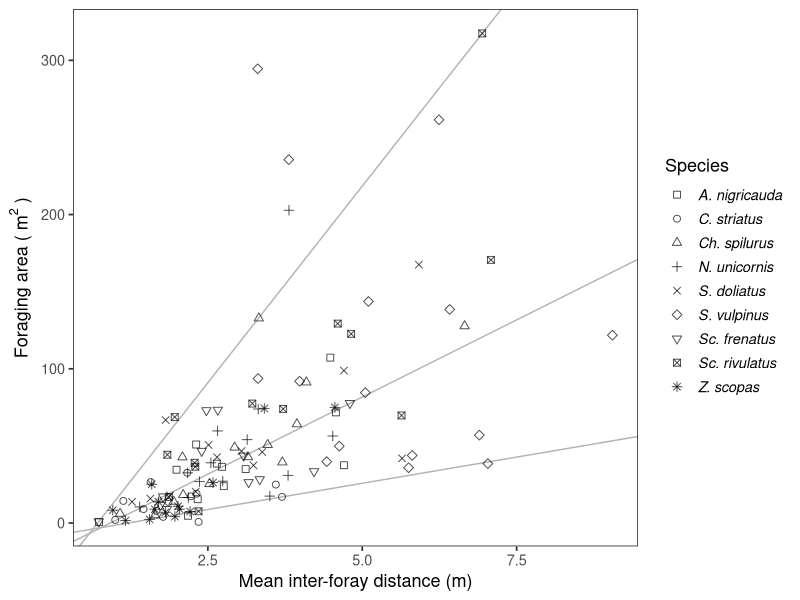

R code for this plot: (Note: this script raises an error after producing the figure.)

# Quantile regression between foraging area and mean interforay distance
# M Dornelas 26.06.2016

## Clear anything old
rm(list=ls(all=TRUE)) 

require(quantreg) # quantile regression libary
require(tidyverse) # plotting
require(patchwork) # multipanel

## Import data ##
forage.data<-read.table('./src/SpForagingMetrics.csv',header=T, sep=',')
forage.data<- forage.data %>% arrange(Species, Size)

# fix column data type
forage.data <- forage.data %>% mutate(across(c(Species, SG, Diet, Func), .fns = as.factor))
species <- c(
  'S. doliatus',
  'Sc. frenatus',
  'A. nigricauda', 
  'Sc. rivulatus', 
  'Z. scopas', 
  'Ch. spilurus',
  'C. striatus',
  'N. unicornis',
  'S. vulpinus'
)
names(species) <- unique(forage.data$Species)
forage.data$SpLong <- forage.data$Species # make a duplicate of the row for replacement
forage.data$SpLong <- str_replace_all(forage.data$SpLong, species) # replace

areadistmed<- rq(Area ~ IntFor, tau=0.5, data=forage.data)
#quantile regression of Area as Function of Interforay distance, for median
areadisttop<- rq(Area ~ IntFor, tau=0.05, data=forage.data)
#quantile regression of Area as Function of Interforay distance, for bottom 0.05 centile
areadistbot<- rq(Area ~ IntFor, tau=0.95, data=forage.data)
#quantile regression of Area as Function of Interforay distance, for top 0.05 centile

# Generate Fig 5 comparing IntFor with Area
QR <- ggplot(data=forage.data) +
  geom_abline(data = NULL, slope = areadistbot$coefficients[2], intercept = areadistbot$coefficients[1], size = 0.5, color = 'grey70') +
  geom_abline(data = NULL, slope = areadistmed$coefficients[2], intercept = areadistmed$coefficients[1], size = 0.5, color = 'grey70') +
  geom_abline(data = NULL, slope = areadisttop$coefficients[2], intercept = areadisttop$coefficients[1], size = 0.5, color = 'grey70') +
  geom_point(aes(x=IntFor, y=Area, shape = SpLong), size = 2, alpha = 0.7) +
  scale_shape_manual(values=c(0:8,10), name='Species') + 
  theme_bw(base_size=13) + 
  labs(x='Mean inter-foray distance (m)', y=expression(Foraging~area~"("~m^2~")")) +
  theme(panel.grid=element_blank(), legend.text = element_text(face='italic'))
QR

ggsave('../figures/Fig5_quantreg.svg', device = 'svg', width = 180, height = 120, unit = 'mm', dpi = 300)
